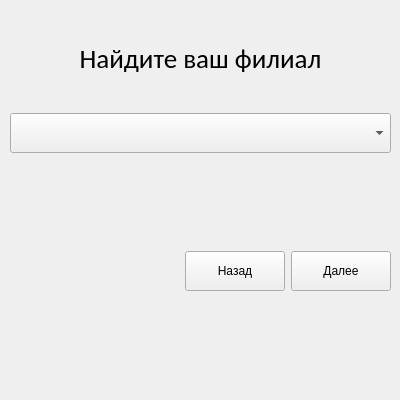
   <widget class="QWidget" name="create_branch">
    <widget class="QWidget" name="verticalLayoutWidget_12">
     <property name="geometry">
      <rect>
       <x>10</x>
       <y>10</y>
       <width>381</width>
       <height>381</height>
      </rect>
     </property>
     <layout class="QVBoxLayout" name="verticalLayout_14">
      <item>
       <widget class="QLabel" name="branch_label">
        <property name="minimumSize">
         <size>
          <width>0</width>
          <height>97</height>
         </size>
        </property>
        <property name="maximumSize">
         <size>
          <width>16777215</width>
          <height>97</height>
         </size>
        </property>
        <property name="font">
         <font>
          <family>Calibri</family>
          <pointsize>20</pointsize>
         </font>
        </property>
        <property name="text">
         <string>Найдите ваш филиал</string>
        </property>
        <property name="alignment">
         <set>Qt::AlignCenter</set>
        </property>
       </widget>
      </item>
      <item>
       <widget class="QComboBox" name="branch_box">
        <property name="minimumSize">
         <size>
          <width>0</width>
          <height>40</height>
         </size>
        </property>
       </widget>
      </item>
      <item>
       <widget class="QLabel" name="branch_error_label">
        <property name="minimumSize">
         <size>
          <width>0</width>
          <height>46</height>
         </size>
        </property>
        <property name="maximumSize">
         <size>
          <width>16777215</width>
          <height>46</height>
         </size>
        </property>
        <property name="text">
         <string/>
        </property>
       </widget>
      </item>
      <item>
       <spacer name="verticalSpacer_15">
        <property name="orientation">
         <enum>Qt::Vertical</enum>
        </property>
        <property name="sizeType">
         <enum>QSizePolicy::Fixed</enum>
        </property>
        <property name="sizeHint" stdset="0">
         <size>
          <width>20</width>
          <height>40</height>
         </size>
        </property>
       </spacer>
      </item>
      <item>
       <layout class="QHBoxLayout" name="horizontalLayout_14">
        <item>
         <spacer name="horizontalSpacer_12">
          <property name="orientation">
           <enum>Qt::Horizontal</enum>
          </property>
          <property name="sizeHint" stdset="0">
           <size>
            <width>40</width>
            <height>20</height>
           </size>
          </property>
         </spacer>
        </item>
        <item>
         <widget class="QPushButton" name="branch_back_btn">
          <property name="minimumSize">
           <size>
            <width>100</width>
            <height>40</height>
           </size>
          </property>
          <property name="text">
           <string>Назад</string>
          </property>
         </widget>
        </item>
        <item>
         <widget class="QPushButton" name="branch_next_btn">
          <property name="minimumSize">
           <size>
            <width>100</width>
            <height>40</height>
           </size>
          </property>
          <property name="text">
           <string>Далее</string>
          </property>
         </widget>
        </item>
       </layout>
      </item>
      <item>
       <spacer name="verticalSpacer_16">
        <property name="orientation">
         <enum>Qt::Vertical</enum>
        </property>
        <property name="sizeHint" stdset="0">
         <size>
          <width>376</width>
          <height>82</height>
         </size>
        </property>
       </spacer>
      </item>
     </layout>
    </widget>
   </widget>
